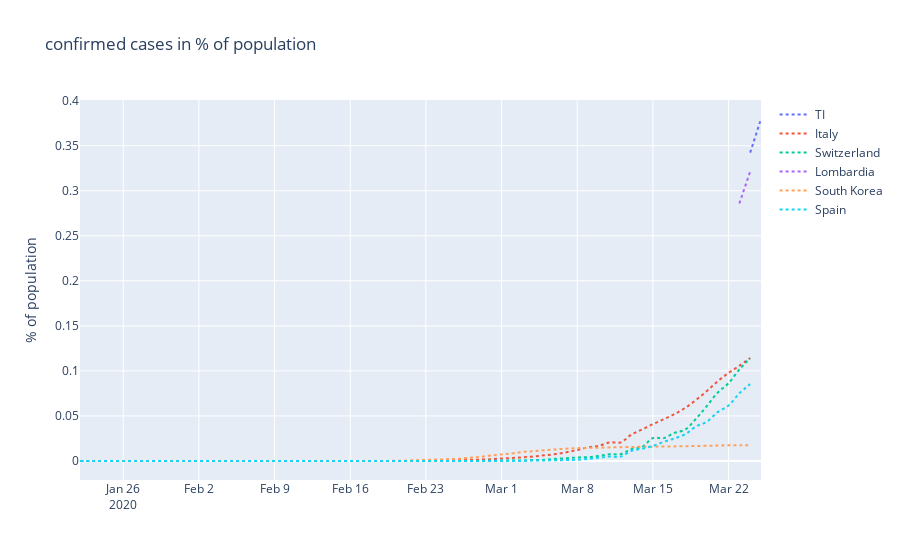
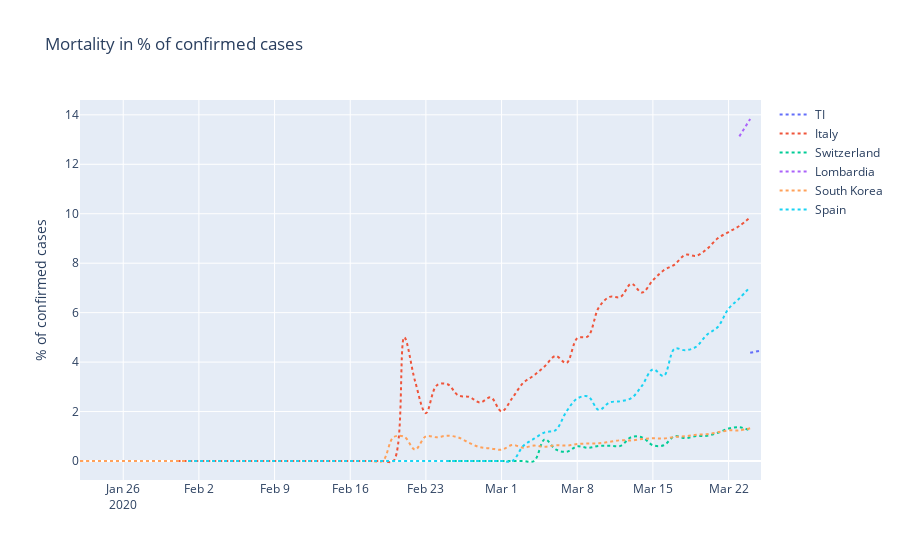
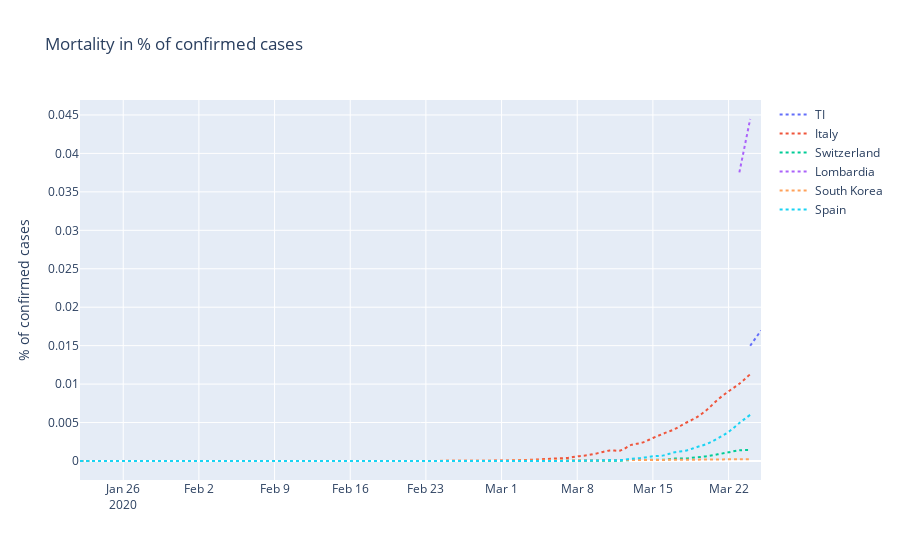

Notebook code cell kept with these figures, in order:
### Markdown cell above
# Covid-19 ... noch mehr Statistiken
Ursprüngliche Version von [Tiba Razmi](https://www.linkedin.com/pulse/covid-19-swiss-model-prediction-tiba-razmi/)  
Daten aus [Kaggle](https://www.kaggle.com/imdevskp/corona-virus-report)  
Daten für TI und Lombardia aus wikipedia.org

### Code cell
'''md
## Daten importieren und vorbereiten
'''
from sklearn.linear_model import LinearRegression
from sklearn.preprocessing import PolynomialFeatures
from sklearn.metrics import r2_score
import numpy as np
import pandas as pd
import matplotlib.pyplot as plt
# hide warnings
import warnings
warnings.filterwarnings('ignore')
''' md
## Daten aus Kaggle einlesen
'''
df = pd.read_csv('complete_data_new_format.csv', delimiter=',')
#nRow, nCol = df.shape
#print(f'There are {nRow} rows and {nCol} columns')
df.Date = pd.to_datetime(df.Date)
#print(df.dtypes)
#df.head()
''' md
### Bevölkerungs-Daten einlesen
'''

pop=pd.read_csv('population.csv', delimiter=';')
pop_dict = dict(zip(pop["country"],pop["population"]))

'''  md
## Weitere Kennzahlen berechnen und im Dataframe ergänzen

| Parameter | Bemerkung |
| :--- | :--- |
| df_selec | dataframe mit ausgewählten Ländern |
| mortality\_% | death / confirmed |
| extent_% | confirmed / population |
| selected_country | Einige Länder sind in Province/State unterteilt. Wenn Überseegebiete nicht zu berücksichtigen sind, z.B. Frankreich, ist <br>**df["Province/State"] == selected_country** <br>zu verwenden |


### Land wählen ('Country/Region' oder 'Province/State')
Einige Länder sind in Province/State unterteilt. Wenn Überseegebiete nicht zu berücksichtigen sind, z.B. Frankreich, ist 
**df["Province/State"]** zu verwenden

* Um Länder anzuzeigen und zu sehen, ob ein Land in "Provinzen" unterteilt ist: folgende Zeilen ausführen:
'''

#df["Country/Region"].unique()
#df[df["Country/Region"].isin(["France"])]
''' md
* Jetzt hier die Länder wählen (max 6):
'''

countries = ["TI","Italy","Switzerland", "Lombardia", "South Korea", "Spain"]  # "Germany"
#states = ["France"]             # Datenstruktur hat geändert. Hier anpassen
df_countries = df[df["Country/Region"].isin(countries)]
#df_states = df[df["Province/State"].isin(states)] 
df_selec=df_countries
#df_selec = pd.concat([df_countries, df_states], axis=0)
c_s = countries #+ states
#c_s
''' md
### Kennzahlen einfügen
'''

df_selec['Mortality_%'] = df_selec.Deaths / df_selec.Confirmed * 100
#df_selec.head()

#df['Country/Region']
#pop_dict[df['Country/Region'][3]]
df_selec['Pop'] = df_selec['Country/Region']
df_selec['Pop']=df_selec['Pop'].map(pop_dict)
df_selec['Extent_%'] = df_selec.Confirmed / df_selec.Pop * 100
df_selec['Deaths%pop']=df_selec.Deaths / df_selec.Pop * 100
df_selec=df_selec.sort_values(by=['Date'])
#df_selec

'''md
# Plotly
'''

# Quelle: https://www.youtube.com/watch?v=XUNaGFa9xCM
# dort gibt es ein weiteres Beispiel mit Widgets und interactive
#df.loc[df['Country/Region'] == "Italy"]

import plotly as py
import plotly.graph_objs as go
import ipywidgets as widgets
import numpy as np
py.offline.init_notebook_mode(connected=True)

layout = go.Layout(
    title='Mortality in % of confirmed cases',
    yaxis=dict(
        title='% of confirmed cases'
    ),
)

trace0a = go.Scatter(
    x=df_selec.loc[df['Country/Region'] == c_s[0],"Date"],
    y=df_selec.loc[df['Country/Region'] == c_s[0], "Mortality_%"],
    mode='lines',
    name=c_s[0],
    line=dict(
        shape='spline',
        dash='dot'
    )
)
trace1a = go.Scatter(
    x=df_selec.loc[df['Country/Region'] == c_s[1],"Date"],
    y=df_selec.loc[df['Country/Region'] == c_s[1],"Mortality_%"],
    mode='lines',
    name=c_s[1],
    line=dict(
        shape='spline',
        dash='dot'
    )
)
trace2a = go.Scatter(
    x=df_selec.loc[df['Country/Region'] == c_s[2],"Date"],
    y=df_selec.loc[df['Country/Region'] == c_s[2], "Mortality_%"],
    mode='lines',
    name=c_s[2],
    line=dict(
        shape='spline',
        dash='dot'
    )
)
trace3a = go.Scatter(
    x=df_selec.loc[df['Country/Region'] == c_s[3],"Date"],
    y=df_selec.loc[df['Country/Region'] == c_s[3],"Mortality_%"],
    mode='lines',
    name=c_s[3],
    line=dict(
        shape='spline',
        dash='dot'
    )
)
trace4a = go.Scatter(
    x=df_selec.loc[df['Country/Region'] == c_s[4],"Date"],
    y=df_selec.loc[df['Country/Region'] == c_s[4], "Mortality_%"],
    mode='lines',
    name=c_s[4],
    line=dict(
        shape='spline',
        dash='dot'
    )
)
trace5a = go.Scatter(
    x=df_selec.loc[df['Country/Region'] == c_s[5],"Date"],
    y=df_selec.loc[df['Country/Region'] == c_s[5],"Mortality_%"],
    mode='lines',
    name=c_s[5],
    line=dict(
        shape='spline',
        dash='dot'
    )
)

layoutb = go.Layout(
    title='confirmed cases in % of population',
    yaxis=dict(
        title='% of population'
    ),
)

trace0b = go.Scatter(
    x=df_selec.loc[df['Country/Region'] == c_s[0],"Date"],
    y=df_selec.loc[df['Country/Region'] == c_s[0], "Extent_%"],
    mode='lines',
    name=c_s[0],
    line=dict(
        shape='spline',
        dash='dot'
    )
)
trace1b = go.Scatter(
    x=df_selec.loc[df['Country/Region'] == c_s[1],"Date"],
    y=df_selec.loc[df['Country/Region'] == c_s[1],"Extent_%"],
    mode='lines',
    name=c_s[1],
    line=dict(
        shape='spline',
        dash='dot'
    )
)
trace2b = go.Scatter(
    x=df_selec.loc[df['Country/Region'] == c_s[2],"Date"],
    y=df_selec.loc[df['Country/Region'] == c_s[2], "Extent_%"],
    mode='lines',
    name=c_s[2],
    line=dict(
        shape='spline',
        dash='dot'
    )
)
trace3b = go.Scatter(
    x=df_selec.loc[df['Country/Region'] == c_s[3],"Date"],
    y=df_selec.loc[df['Country/Region'] == c_s[3],"Extent_%"],
    mode='lines',
    name=c_s[3],
    line=dict(
        shape='spline',
        dash='dot'
    )
)
trace4b = go.Scatter(
    x=df_selec.loc[df['Country/Region'] == c_s[4],"Date"],
    y=df_selec.loc[df['Country/Region'] == c_s[4], "Extent_%"],
    mode='lines',
    name=c_s[4],
    line=dict(
        shape='spline',
        dash='dot'
    )
)
trace5b = go.Scatter(
    x=df_selec.loc[df['Country/Region'] == c_s[5],"Date"],
    y=df_selec.loc[df['Country/Region'] == c_s[5],"Extent_%"],
    mode='lines',
    name=c_s[5],
    line=dict(
        shape='spline',
        dash='dot'
    )
)


layoutc = go.Layout(
    title='Deaths in % of population',
    yaxis=dict(
        title='% of population'
    ),
)

trace0c = go.Scatter(
    x=df_selec.loc[df['Country/Region'] == c_s[0],"Date"],
    y=df_selec.loc[df['Country/Region'] == c_s[0], "Deaths%pop"],
    mode='lines',
    name=c_s[0],
    line=dict(
        shape='spline',
        dash='dot'
    )
)
trace1c = go.Scatter(
    x=df_selec.loc[df['Country/Region'] == c_s[1],"Date"],
    y=df_selec.loc[df['Country/Region'] == c_s[1],"Deaths%pop"],
    mode='lines',
    name=c_s[1],
    line=dict(
        shape='spline',
        dash='dot'
    )
)
trace2c = go.Scatter(
    x=df_selec.loc[df['Country/Region'] == c_s[2],"Date"],
    y=df_selec.loc[df['Country/Region'] == c_s[2], "Deaths%pop"],
    mode='lines',
    name=c_s[2],
    line=dict(
        shape='spline',
        dash='dot'
    )
)
trace3c = go.Scatter(
    x=df_selec.loc[df['Country/Region'] == c_s[3],"Date"],
    y=df_selec.loc[df['Country/Region'] == c_s[3],"Deaths%pop"],
    mode='lines',
    name=c_s[3],
    line=dict(
        shape='spline',
        dash='dot'
    )
)
trace4c = go.Scatter(
    x=df_selec.loc[df['Country/Region'] == c_s[4],"Date"],
    y=df_selec.loc[df['Country/Region'] == c_s[4], "Deaths%pop"],
    mode='lines',
    name=c_s[4],
    line=dict(
        shape='spline',
        dash='dot'
    )
)
trace5c = go.Scatter(
    x=df_selec.loc[df['Country/Region'] == c_s[5],"Date"],
    y=df_selec.loc[df['Country/Region'] == c_s[5],"Deaths%pop"],
    mode='lines',
    name=c_s[5],
    line=dict(
        shape='spline',
        dash='dot'
    )
)

figb = go.Figure(data=[trace0b, trace1b, trace2b, trace3b, trace4b, trace5b], layout=layoutb)
py.offline.iplot(figb)

figa = go.Figure(data=[trace0a, trace1a, trace2a, trace3a, trace4a, trace5a], layout=layout)
py.offline.iplot(figa)

figc = go.Figure(data=[trace0c, trace1c, trace2c, trace3c, trace4c, trace5c], layout=layout)
py.offline.iplot(figc)

#md
## Diverses


#import glob
#print(glob.glob("*.csv"))
